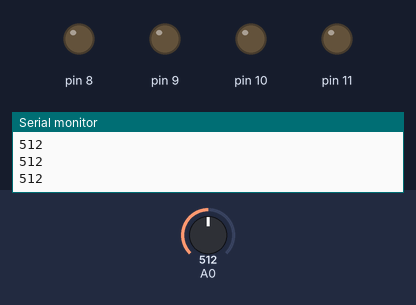
This sketch was run on a simulated Arduino Uno, built with avr-gcc and run on an emulated ATmega328P. On the bench: output pins drawn as LEDs (lit = HIGH), the last lines printed to the serial monitor. The test bench sets the inputs (shaded band); at power-on: A0 = 512.

Above: at 1.2 s.
1.3 s: A0 set to 408
2.8 s: A0 set to 382
At 3.7 s:
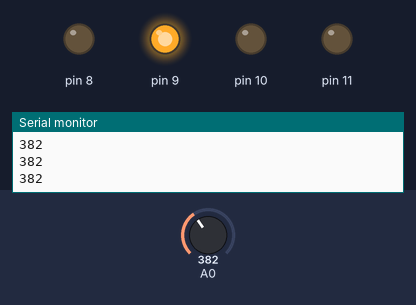
4.3 s: A0 set to 166
5.8 s: A0 set to 142
At 7.0 s:
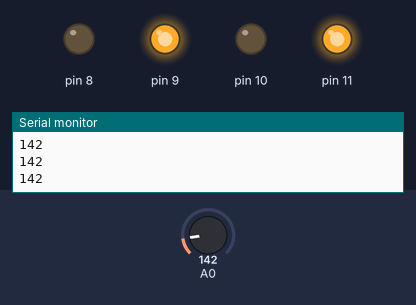
7.3 s: A0 set to 66
8.8 s: A0 set to 57
At 9.5 s:
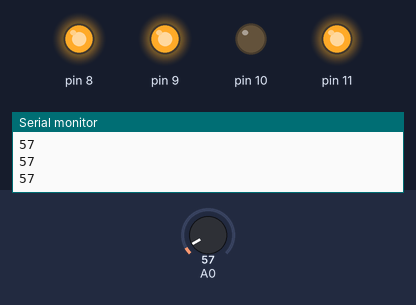
Timing chart, 0 to 11.3 s (numbered marks = the images above; inputs shaded):
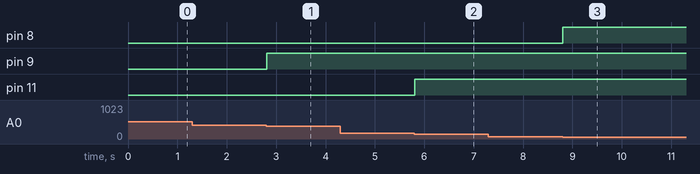

Measured:
- the behaviour switches between 400 and 399 on A0 (found by bisection; images 0 and 1)
- the behaviour switches between 150 and 149 on A0 (found by bisection; images 1 and 2)
- the behaviour switches between 60 and 59 on A0 (found by bisection; images 2 and 3)
- after the input at 2.8 s, pin 9: LOW → HIGH at once
- after the input at 5.8 s, pin 11: LOW → HIGH at once
- after the input at 8.8 s, pin 8: LOW → HIGH at once

The sketch:

Activity5.2.ino
```cpp
void setup() {
    pinMode(A0, INPUT);
  pinMode(8, OUTPUT);
  pinMode(9, OUTPUT);
  pinMode(10, OUTPUT);
  pinMode(11, OUTPUT);
  Serial.begin(9600);

}

void loop() {
  int val = analogRead(A0);
  Serial.println(val);
  if(val<60 && val > 0){
    digitalWrite(8,HIGH);

    }
  if(val<400 && val > 300){
   digitalWrite(9,HIGH);
    }
  if(val<800 && val > 700){
   digitalWrite(10,HIGH);
    }
  if(val<150 && val > 90){
   digitalWrite(11,HIGH);
    }
  if(val==0){
  digitalWrite(8,LOW);
  digitalWrite(9,LOW);
    digitalWrite(10,LOW);
    digitalWrite(11,LOW);
  }

}
```
